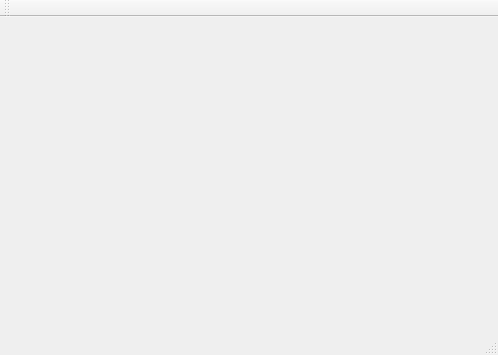
<?xml version="1.0" encoding="UTF-8"?>
<ui version="4.0">
 <class>MainWindow</class>
 <widget class="QMainWindow" name="MainWindow">
  <property name="geometry">
   <rect>
    <x>0</x>
    <y>0</y>
    <width>498</width>
    <height>355</height>
   </rect>
  </property>
  <property name="windowTitle">
   <string>MainWindow</string>
  </property>
  <widget class="QWidget" name="centralWidget">
   <layout class="QVBoxLayout" name="verticalLayout"/>
  </widget>
  <widget class="QMenuBar" name="menuBar">
   <property name="geometry">
    <rect>
     <x>0</x>
     <y>0</y>
     <width>498</width>
     <height>22</height>
    </rect>
   </property>
  </widget>
  <widget class="QToolBar" name="mainToolBar">
   <attribute name="toolBarArea">
    <enum>TopToolBarArea</enum>
   </attribute>
   <attribute name="toolBarBreak">
    <bool>false</bool>
   </attribute>
  </widget>
  <widget class="QStatusBar" name="statusBar"/>
  <action name="actionOpen_Repository">
   <property name="text">
    <string>Open Repository</string>
   </property>
   <property name="shortcut">
    <string>Ctrl+O</string>
   </property>
  </action>
  <action name="actionQuit">
   <property name="text">
    <string>Quit</string>
   </property>
  </action>
 </widget>
 <layoutdefault spacing="6" margin="11"/>
 <resources/>
 <connections/>
</ui>
